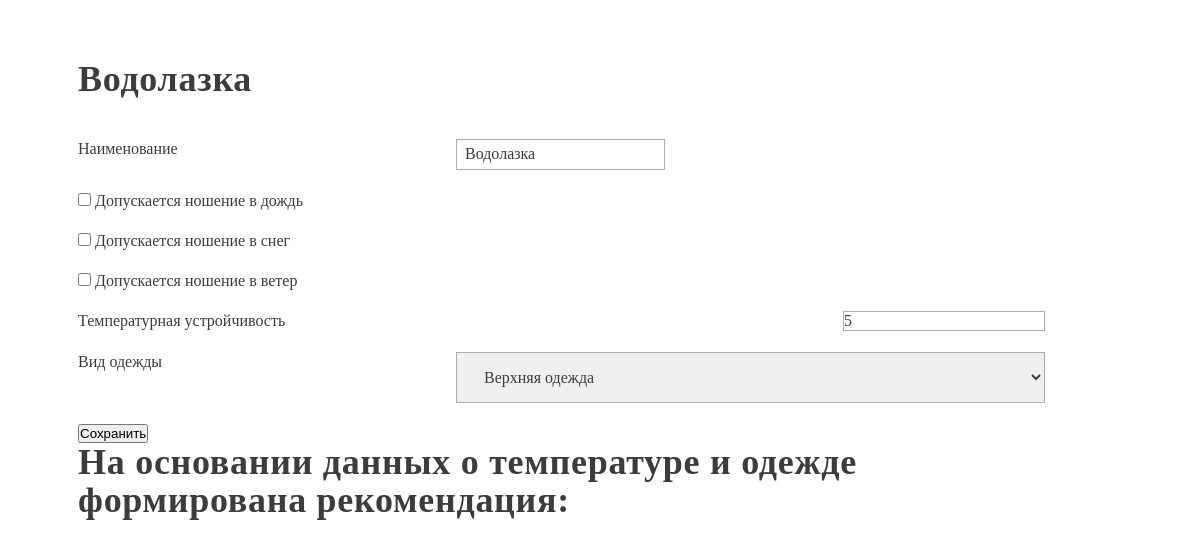
The page /recommendation/clothes/1 on the database its author committed.
### DSS/models.py (models this page shows, shortened)
class Clothes(models.Model):
    name = models.CharField(max_length=50, verbose_name='Наименование')
    allow_rain = models.BooleanField(verbose_name='допускается ношение в дождь')
    allow_snow = models.BooleanField(verbose_name='допускается ношение в снег')
    allow_wind = models.BooleanField(verbose_name='допускается ношение в ветер')
    temp_resist = models.IntegerField(verbose_name='Температурная устройчивость')
    kind = models.ForeignKey(ClosesKind, on_delete=models.CASCADE, related_name='clothes', verbose_name='Вид одежды')

class ClosesKind(models.Model):
    name = models.CharField(max_length=100)
    required = models.BooleanField()
    allow_layers = models.BooleanField()
    def __str__(self):
        return self.name

### DSS/views.py (the view)
# urls.py: path('clothes/<pk>', ClothesView.as_view()),
class ClothesView(APIView):
    serializer_class = ClothesSerializer
    queryset = Clothes.objects.all()
    renderer_classes = [TemplateHTMLRenderer]
    template_name = 'profile_detail.html'
    def get(self, request, pk):
        profile = get_object_or_404(Clothes, pk=pk)
        serializer = self.serializer_class(profile)
        return Response({'serializer': serializer, 'profile': profile})

### DSS/templates/profile_detail.html (shortened to what this page needs)
{% load rest_framework %}
<html>
<body>
<h1>{{ profile.name }}</h1>
<form method="post" onsubmit="onSubmit">
    {% render_form serializer template_pack='rest_framework/vertical' %}
        <button type="submit">Сохранить</button>
    <h1>На основании данных о температуре и одежде формирована рекомендация:</h1>
</form>

### DSS/templates/profile_detail.html (style rules this page uses)
* { margin: 0; padding: 0; box-sizing: border-box; }
body { max-width: 1196px; width: 100%; margin: 0 auto; padding: 60px 76px; font-size: 16px; line-height: 19px; color: #3C3C3C; }
h1 { margin-bottom: 41px; font-size: 36px; line-height: 38px; letter-spacing: 0.02em; }
form { padding-right: 77px; }
.form-group { display: flex; justify-content: space-between; margin-bottom: 21px; }
input[type="text"] { width: 209px; min-height: 30px; margin-right: 380px; padding: 5px 7px 6px 8px; }
select { min-height: 30px; padding: 15px 10px 15px 23px; }
textarea, select { width: 589px; }
option { margin-bottom: 10px; white-space: break-spaces; }
input, select, textarea { font-family: inherit; font-size: inherit; color: #3C3C3C; border: 1px solid #ADADAD; }

### rows shown on the page
Clothes: name "Водолазка", temp_resist "5", kind "Верхняя одежда"
